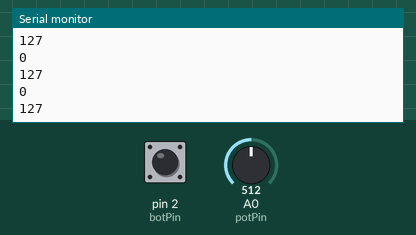
Recording of a sketch running on a simulated Arduino Uno, built with avr-gcc and run on an emulated ATmega328P. On the bench: the last lines printed to the serial monitor. The inputs (shaded band) are chosen by the test bench; at power-on: A0 (potPin) = 512, pin 2 (botPin) LOW.

Above: at 1.2 s.
1.3 s: A0 (potPin) set to 716
At 2.2 s:
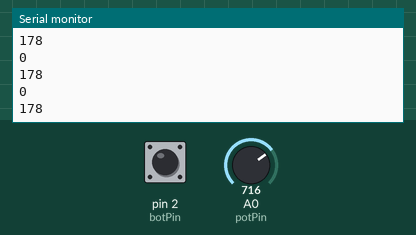
2.8 s: pin 2 (botPin) pulled HIGH for 0.15 s
4.4 s: A0 (potPin) set to 900
At 5.0 s:
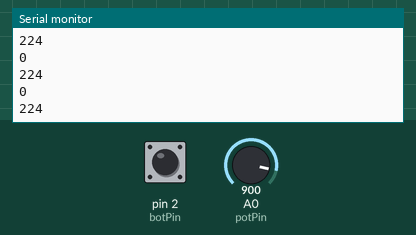
Timing chart, 0 to 7.4 s (numbered marks = the images above; inputs shaded):
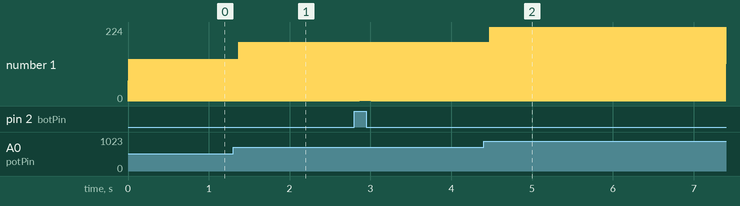

Measured:
- after the input at 1.3 s, the serial monitor: prints a new line after 0.07 s (image 1)
- after the input at 4.4 s, the serial monitor: prints a new line after 0.08 s (image 2)
- plotted number 1: 0 → 224 after the input at 4.4 s

The sketch:

mestre.ino
```cpp
#define potPin 0
#define botPin 2
#include <SoftwareSerial.h>

SoftwareSerial Arduino_escravo(10, 11);

int valPot = 0;
int intensidade = 0;

void setup() {
  Serial.begin(9600);
  Arduino_escravo.begin(9600);
}

void loop() {
  valPot = analogRead(potPin);
  Serial.println(intensidade);
  intensidade = map(valPot, 0, 1023, 0, 255);
  Serial.println(digitalRead(botPin));

  Arduino_escravo.print(String(intensidade)+";"+String(digitalRead(botPin))+";");
  //na linha acima o arduino mestre esta mandando as informaçoes do potenciometro e do botao para o arduino escravo

}
```
